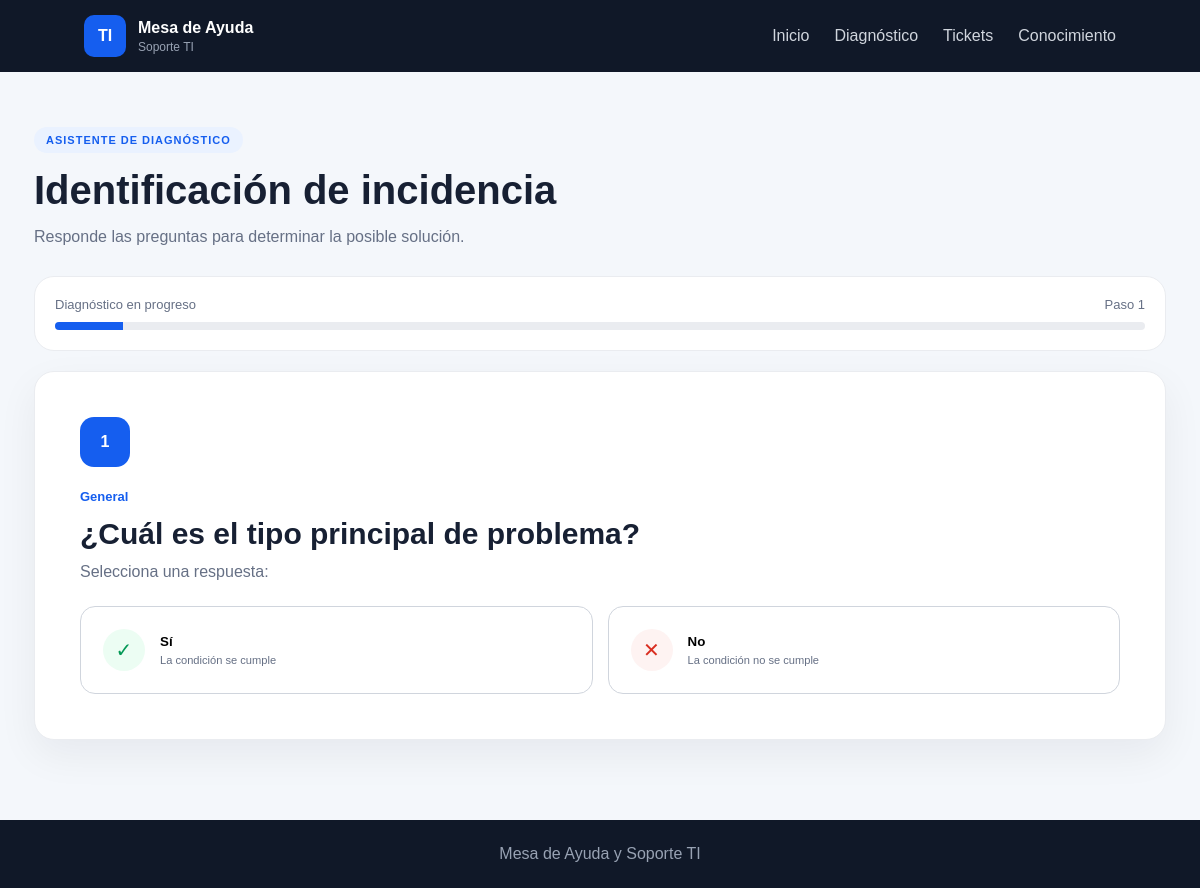
Screenshot of /diagnostico/paso/1 with the database file from the repository.
### models/paso_decision.py (models this page shows)
class PasoDecision(db.Model):
    __tablename__ = "pasos_decision"
    id = db.Column(
        db.Integer,
        primary_key=True
    )
    categoria = db.Column(
        db.String(80),
        nullable=False
    )
    pregunta = db.Column(
        db.String(250),
        nullable=False
    )
    opcion_si = db.Column(
        db.String(250)
    )
    opcion_no = db.Column(
        db.String(250)
    )
    siguiente_si = db.Column(
        db.Integer
    )
    siguiente_no = db.Column(
        db.Integer
    )
    solucion_si = db.Column(
        db.Text
    )
    solucion_no = db.Column(
        db.Text
    )
    escalar_si = db.Column(
        db.Boolean,
        default=False
    )
    escalar_no = db.Column(
        db.Boolean,
        default=False
    )

### routes/diagnostico.py (the view)
@diagnostico_bp.route(
    "/paso/<int:paso_id>"
)
def paso(paso_id):
    paso_actual = MotorDecision.obtener_paso(
        paso_id
    )
    total_pasos = PasoDecision.query.count()
    return render_template(
        "diagnostico.html",
        paso=paso_actual,
        total_pasos=total_pasos
    )

### services/motor_decision.py (called while the page is built)
    @staticmethod
    def obtener_paso(paso_id):
        return PasoDecision.query.get_or_404(
            paso_id
        )

### templates/diagnostico.html (shortened to what this page needs)
{% extends "base.html" %}
{% block content %}
<div class="diagnostic-container">
    <div class="diagnostic-header">
        <span class="badge">
            ASISTENTE DE DIAGNÓSTICO
        </span>
        <h1>
            Identificación de incidencia
        </h1>
        <p>
            Responde las preguntas para determinar
            la posible solución.
        </p>
    </div>
    {% if paso %}
    <div class="progress-container">
        <div class="progress-info">
            <span>
                Diagnóstico en progreso
            </span>
            <span>
                Paso {{ paso.id }}
            </span>
        </div>
        <div class="progress-bar">
            <div
                class="progress"
                style="width: {{ (paso.id / total_pasos * 100) if total_pasos else 10 }}%;"
            ></div>
        </div>
    </div>
    <div class="question-card">
        <div class="question-number">
            {{ paso.id }}
        </div>
        <span class="category">
            {{ paso.categoria }}
        </span>
        <h2>
            {{ paso.pregunta }}
        </h2>
        <p>
            Selecciona una respuesta:
        </p>
        <form
            method="POST"
            action="{{ url_for('diagnostico.resolver') }}"
            class="answer-buttons"
        >
            <button
                class="answer yes"
                type="submit"
                name="respuesta"
                value="si"
            >
                <span>✓</span>
                <div>
                    <strong>
                        Sí
                    </strong>
                    <small>
                        La condición se cumple
                    </small>
                </div>
            </button>
            <button
                class="answer no"
                type="submit"
                name="respuesta"
                value="no"
            >
                <span>✕</span>
                <div>
                    <strong>
                        No
                    </strong>
                    <small>
                        La condición no se cumple
                    </small>
                </div>
            </button>
        </form>
    </div>
    {% endif %}
</div>
{% endblock %}

### static/css/style.css (style rules this page uses)
* { box-sizing: border-box; margin: 0; padding: 0; }
body { font-family: Arial, Helvetica, sans-serif; background: #f4f7fb; color: #172033; min-height: 100vh; }
.badge { display: inline-block; padding: 7px 12px; background: #eaf2ff; color: #155eef; border-radius: 30px; font-size: 11px; font-weight: bold; letter-spacing: 1px; }
.hero-card, .stat-card, .feature-card, .question-card, .ticket-form, .table-wrap, .knowledge-card, .solution-box, .progress-container { background: white; border: 1px solid #eaecf0; border-radius: 20px; }
.features, .page-container, .diagnostic-container, .result-container { max-width: 1180px; margin: auto; padding: 0 24px 80px; }
.diagnostic-container { padding-top: 55px; }
.diagnostic-header h1, .page-container h1 { font-size: 40px; margin: 15px 0; }
.diagnostic-header p { color: #667085; }
.progress-container { padding: 20px; margin: 30px 0 20px; }
.progress-info { display: flex; justify-content: space-between; color: #667085; font-size: 13px; margin-bottom: 10px; }
.progress-bar { height: 8px; background: #eaecf0; border-radius: 20px; overflow: hidden; }
.progress { height: 100%; background: #155eef; }
.question-card { padding: 45px; box-shadow: 0 15px 40px rgba(16,24,40,.06); }
.question-number { width: 50px; height: 50px; background: #155eef; color: white; border-radius: 14px; display: flex; align-items: center; justify-content: center; font-weight: bold; margin-bottom: 20px; }
.category { color: #155eef; font-size: 13px; font-weight: bold; }
.question-card h2 { font-size: 30px; margin: 12px 0; }
.question-card > p { color: #667085; margin-bottom: 25px; }
.answer-buttons { display: grid; grid-template-columns: 1fr 1fr; gap: 15px; }
.answer { background: white; border: 1px solid #d0d5dd; border-radius: 15px; padding: 22px; display: flex; align-items: center; gap: 15px; cursor: pointer; text-align: left; }
.answer > span { width: 42px; height: 42px; border-radius: 50%; display: flex; align-items: center; justify-content: center; font-size: 20px; }
.yes > span { background: #ecfdf3; color: #039855; }
.no > span { background: #fef3f2; color: #d92d20; }
.answer strong, .answer small { display: block; }
.answer small { color: #667085; margin-top: 5px; }

### rows the page displays
PasoDecision: id "1", categoria "General", pregunta "¿Cuál es el tipo principal de problema?"
